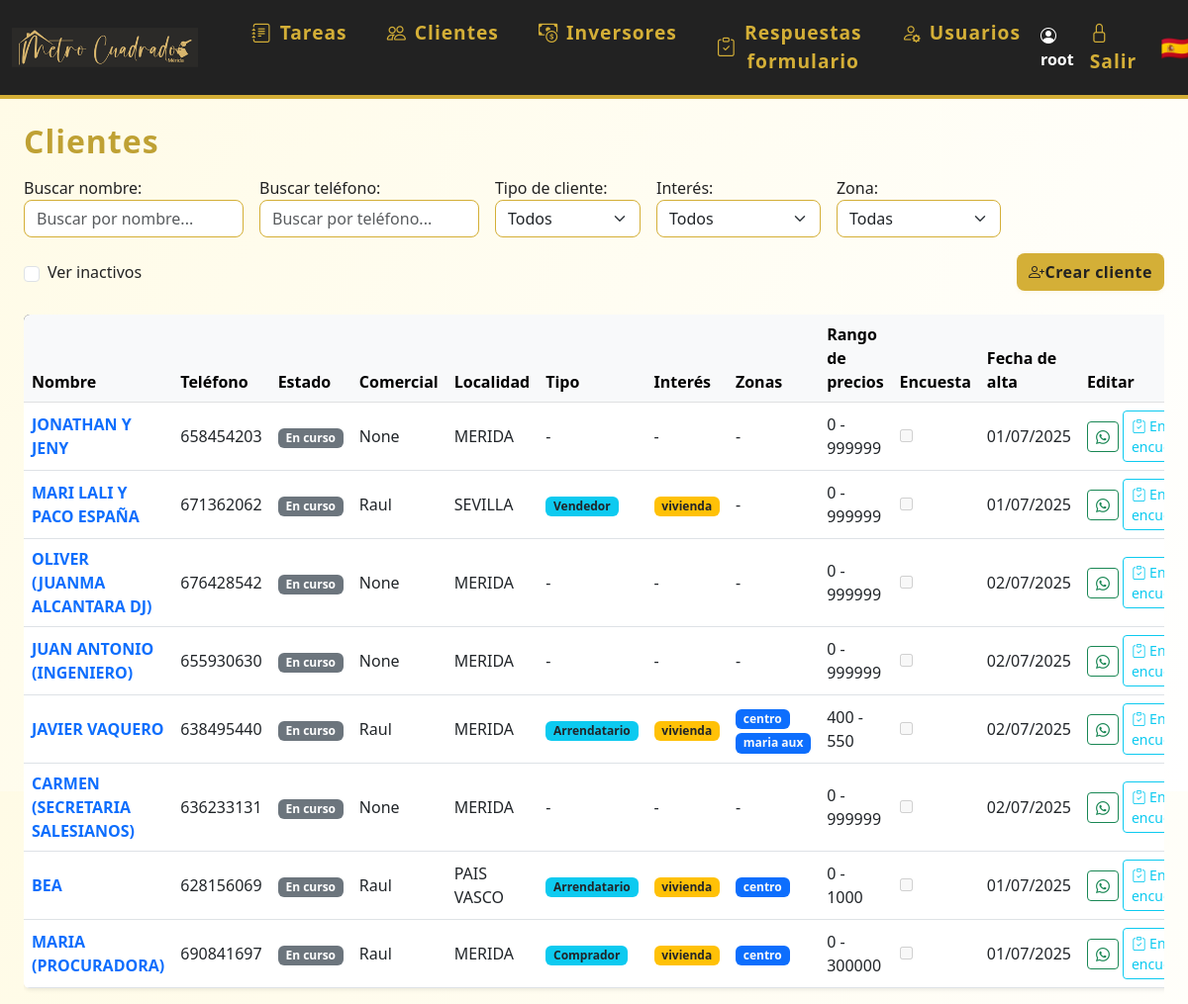
/clientes (signed in), run on an earlier commit of the app's database.
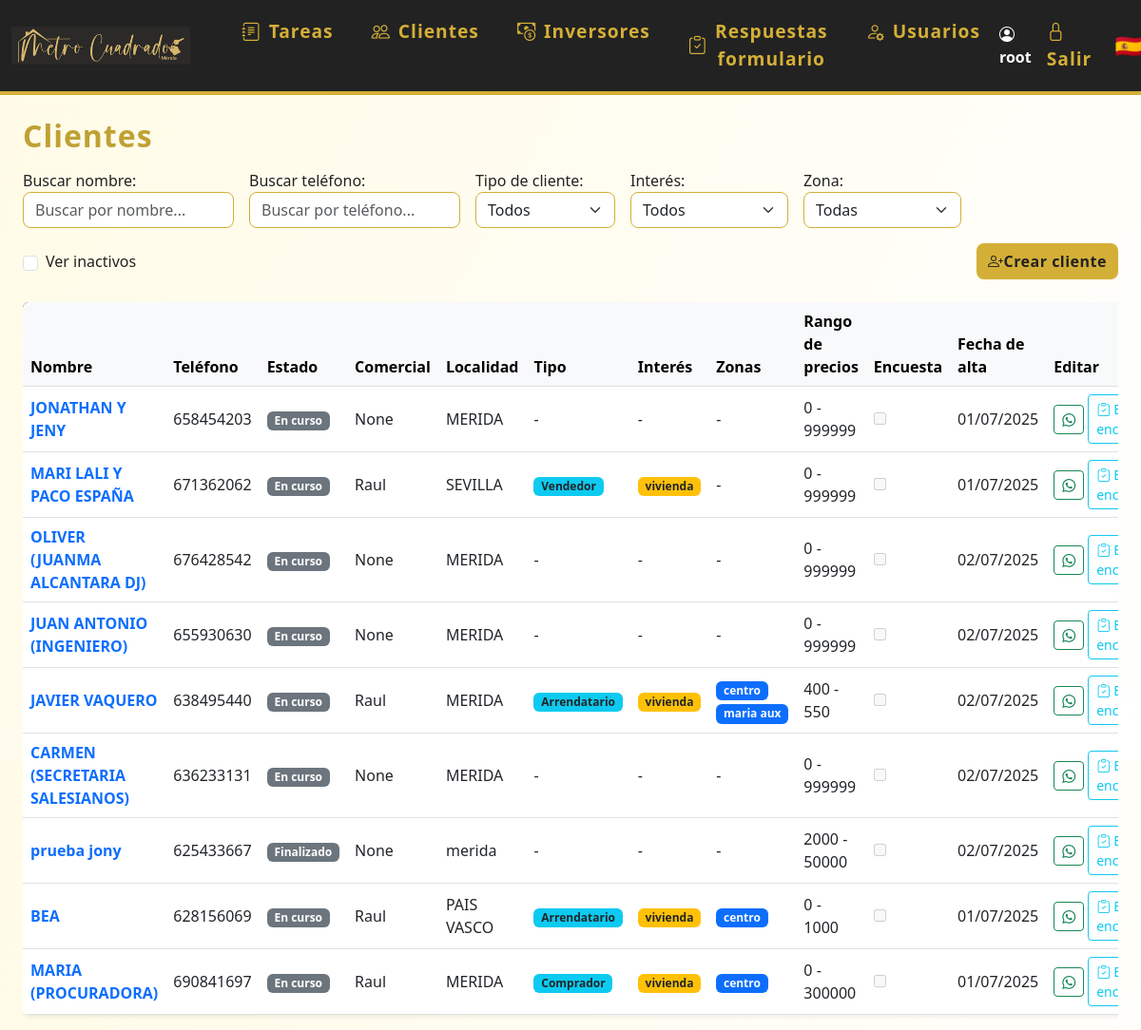
And on a later commit of the database.
### models.py (models this page shows)
class Usuario(UserMixin, db.Model):
    id = db.Column(db.Integer, primary_key=True)
    nombre = db.Column(db.String(80), unique=True, nullable=False)
    password = db.Column(db.String(200), nullable=False)
    es_admin = db.Column(db.Boolean, default=False)
    color = db.Column(db.String(7), nullable=True, default='#3788d8') # Color en formato hex, e.g., #RRGGBB
    email = db.Column(db.String(120), unique=True, nullable=True)
    telefono = db.Column(db.String(20), unique=True, nullable=True)
    activo = db.Column(db.Boolean, default=True)  # Nuevo campo para desactivar usuario
    eventos = db.relationship('Evento', backref='usuario', lazy=True)
    tareas = db.relationship('Tarea', back_populates='usuario')

class Cliente(db.Model):
    id = db.Column(db.Integer, primary_key=True)
    nombre = db.Column(db.String(120), nullable=False)
    email = db.Column(db.String(120), unique=True, nullable=True)
    telefono = db.Column(db.String(20), unique=True)
    estado = db.Column(db.String(20), nullable=False, default='en_curso') # en_curso, ha_comprado, cancelado
    localidad = db.Column(db.String(120), nullable=True)
    observaciones = db.Column(db.Text, nullable=True)
    tipo_cliente = db.Column(db.String(50), nullable=True)
    interes = db.Column(db.Text, nullable=True)
    zonas = db.Column(db.Text, nullable=True)
    precio_min = db.Column(db.Integer, nullable=True)
    precio_max = db.Column(db.Integer, nullable=True)
    encuesta_enviada = db.Column(db.Boolean, default=False)
    comercial_id = db.Column(db.Integer, db.ForeignKey('usuario.id'), nullable=True)
    fecha_creacion = db.Column(db.DateTime, default=datetime.utcnow)
    activo = db.Column(db.Boolean, default=True)  # Nuevo campo para desactivar cliente
    eventos = db.relationship('Evento', backref='cliente', lazy=True)
    tareas = db.relationship('Tarea', back_populates='cliente')
    visto_por = db.Column(db.Integer, db.ForeignKey('cliente.id'), nullable=True)

### app.py (the view)
@app.route('/clientes')
@login_required
def clientes():
    estado = request.args.get('estado')
    tipo_cliente = request.args.get('tipo_cliente')
    interes = request.args.get('interes')
    mostrar_inactivos = request.args.get('inactivos') == '1'
    query = Cliente.query
    if not mostrar_inactivos:
        query = query.filter_by(activo=True)
    if estado:
        query = query.filter_by(estado=estado)
    if tipo_cliente:
        query = query.filter_by(tipo_cliente=tipo_cliente)
    if interes:
        query = query.filter(Cliente.interes != None).filter(Cliente.interes.like(f"%{interes}%"))
    clientes = query.all()
    from datetime import datetime, time
    def fecha_hora_ultima_tarea(cliente):
        if cliente.tareas:
            return max((datetime.combine(t.fecha, t.hora or time.min) for t in cliente.tareas if t.fecha), default=None)
        return None
    clientes.sort(key=lambda c: fecha_hora_ultima_tarea(c) or datetime.min, reverse=True)
    usuarios_dict = {u.id: u.nombre for u in Usuario.query.all()}
    return render_template('clientes.html', clientes=clientes, usuarios_dict=usuarios_dict)

### app.py (called while the page is built)
@login_manager.user_loader
def load_user(user_id):
    return Usuario.query.get(int(user_id))

### templates/clientes.html (shortened to what this page needs)
{% extends 'base.html' %}
{% block content %}
<h2 class="mb-3">Clientes</h2>
<form method="get" class="mb-4" style="max-width:1300px;display:flex;gap:16px;align-items:end;flex-wrap:wrap;">
  <div style="display:flex;flex:1;gap:16px;align-items:end;flex-wrap:wrap;">
    <div style="flex:1;min-width:200px;">
        <label for="buscadorCliente">Buscar nombre:</label>
        <input type="text" id="buscadorCliente" placeholder="Buscar por nombre..." class="form-control" style="min-width:180px;">
    </div>
    <div style="flex:1;min-width:200px;">
        <label for="buscadorTelefono">Buscar teléfono:</label>
        <input type="text" id="buscadorTelefono" placeholder="Buscar por teléfono..." class="form-control" style="min-width:180px;">
    </div>
    <div>
        <label for="tipo_cliente">Tipo de cliente:</label>
        <select name="tipo_cliente" id="tipo_cliente" class="form-select" onchange="this.form.submit()">
            <option value="">Todos</option>
        </select>
    </div>
    <div>
        <label for="interes">Interés:</label>
        <select name="interes" id="interes" class="form-select" onchange="this.form.submit()">
            <option value="">Todos</option>
        </select>
    </div>
    <div>
        <label for="zona">Zona:</label>
        <select name="zona" id="zona" class="form-select" onchange="this.form.submit()">
            <option value="">Todas</option>
        </select>
    </div>
    <div style="align-self:end;min-width:120px;max-width:180px;display:flex;align-items:center;height:38px;white-space:nowrap;">
        <input class="form-check-input me-2" type="checkbox" value="1" id="mostrarInactivos" name="inactivos" onchange="this.form.submit()" {% if request.args.get('inactivos') == '1' %}checked{% endif %}>
        <label class="form-check-label" for="mostrarInactivos" style="margin-bottom:0;">Ver inactivos</label>
    </div>
  </div>
  <a href="/crear_cliente" class="btn btn-primary" style="height:38px;display:flex;align-items:center;align-self:end;margin-left:auto;"><i class="bi bi-person-plus"></i> Crear cliente</a>
</form>
<div class="table-responsive">
<table class="table table-hover align-middle shadow-sm bg-white rounded" style="min-width:1300px;">
    <thead class="table-light">
        <tr>
            <th>Nombre</th>
            <th>Teléfono</th>
            <th>Estado</th>
            <th>Comercial</th>
            <th>Localidad</th>
            <th>Tipo</th>
            <th>Interés</th>
            <th>Zonas</th>
            <th>Rango de precios</th>
            <th>Encuesta</th>
            <th>Fecha de alta</th>
            <th>Editar</th>
        </tr>
    </thead>
    <tbody>
    {% for cliente in clientes %}
        <tr>
            <td>
                <a href="/editar_cliente/{{ cliente.id }}" class="fw-bold text-decoration-none">{{ cliente.nombre }}</a>
            </td>
            <td>{{ cliente.telefono }}</td>
            <td>
                <span class="badge bg-secondary">
                  {% if cliente.estado == 'pendiente' %}Standby{% else %}{{ cliente.estado.replace('_', ' ').capitalize() }}{% endif %}
                </span>
            </td>
            <td>{{ cliente.comercial_id if not cliente.comercial_id else (usuarios_dict[cliente.comercial_id] if usuarios_dict and cliente.comercial_id in usuarios_dict else 'Sin asignar') }}</td>
            <td>{{ cliente.localidad or '-' }}</td>
            <td>
                {% if cliente.tipo_cliente %}
                  <span class="badge bg-info text-dark">{{ cliente.tipo_cliente.capitalize() }}</span>
                {% else %}-{% endif %}
            </td>
            <td>
                {% if cliente.interes %}
                  {% for interes in cliente.interes.split(',') %}
                    <span class="badge bg-warning text-dark">{{ interes }}</span>
                  {% endfor %}
                {% else %}-{% endif %}
            </td>
            <td>
                {% if cliente.zonas %}
                  {% for zona in cliente.zonas.split(',') %}
                    <span class="badge bg-primary text-light">{{ zona }}</span>
                  {% endfor %}
                {% else %}-{% endif %}
            </td>
            <td>
              {{ cliente.precio_min if cliente.precio_min is not none else 0 }} - {{ cliente.precio_max if cliente.precio_max is not none else 999999 }}
            </td>
            <td><input type="checkbox" disabled {% if cliente.encuesta_enviada %}checked{% endif %}></td>
            <td>{% if cliente.fecha_creacion %}{{ cliente.fecha_creacion.strftime('%d/%m/%Y') }}{% else %}-{% endif %}</td>
            <td>
              <div class="d-inline-flex align-items-center gap-1">
                {% if cliente.telefono %}
                  <a href="https://wa.me/{{ cliente.telefono|replace(' ', '') }}" title="Enviar WhatsApp" class="btn btn-outline-success btn-sm whatsapp-btn" data-telefono="{{ cliente.telefono|replace(' ', '') }}">
                    <i class="bi bi-whatsapp"></i>
                  </a>
                  {% if not cliente.encuesta_enviada %}
                    <a href="#" class="btn btn-outline-info btn-sm encuesta-btn" data-telefono="{{ cliente.telefono|replace(' ', '') }}" data-nombre="{{ cliente.nombre|urlencode }}" title="Enviar encuesta">
                      <i class="bi bi-clipboard-check"></i> Enviar encuesta
                    </a>
                  {% endif %}
                {% endif %}
              </div>
            </td>
        </tr>
    {% else %}
        <tr><td colspan="14"><em>No hay clientes registrados.</em></td></tr>
    {% endfor %}
    </tbody>
</table>
</div>
{% endblock %}

### templates/base.html (shortened to what this page needs)
<!DOCTYPE html>
<html lang="es">
<head>
    <link rel="stylesheet" href="https://cdn.jsdelivr.net/npm/bootstrap@5.3.0/dist/css/bootstrap.min.css">
    <link rel="stylesheet" href="{{ url_for('static', filename='estilos.css') }}">
    <link rel="stylesheet" href="https://cdn.jsdelivr.net/npm/bootstrap-icons@1.10.5/font/bootstrap-icons.css">
</head>
<body class="d-flex flex-column vh-100">
{% if request.path != '/login' %}
<nav class="navbar navbar-expand-lg mb-4">
  <div class="container-fluid">
    <a class="navbar-brand d-flex align-items-center" href="/">
      <img src="{{ url_for('static', filename='logoraul.png') }}" alt="Logo" style="height:70px;margin-right:18px;">
    </a>
    <div class="collapse navbar-collapse" id="navbarNav">
      <ul class="navbar-nav me-auto mb-2 mb-lg-0">
        <li class="nav-item mx-1">
          <a class="nav-link btn btn-outline-success rounded-pill px-3 d-flex align-items-center gap-2" href="/">
            <i class="bi bi-journal-text"></i> Tareas
          </a>
        </li>
        <li class="nav-item mx-1">
          <a class="nav-link btn btn-outline-primary rounded-pill px-3 d-flex align-items-center gap-2" href="/clientes">
            <i class="bi bi-people"></i> Clientes
          </a>
        </li>
        <li class="nav-item mx-1">
          <a class="nav-link btn btn-outline-danger rounded-pill px-3 d-flex align-items-center gap-2" href="/inversores">
            <i class="bi bi-cash-coin"></i> Inversores
          </a>
        </li>
        {% if current_user.is_authenticated %}
        <li class="nav-item mx-1">
          <a class="nav-link btn btn-outline-secondary rounded-pill px-3 d-flex align-items-center gap-2" href="/respuestas_formulario">
            <i class="bi bi-clipboard-check"></i> Respuestas formulario
          </a>
        </li>
        {% endif %}
        {% if current_user.is_authenticated and current_user.es_admin %}
        <li class="nav-item mx-1">
          <a class="nav-link btn btn-outline-dark rounded-pill px-3 d-flex align-items-center gap-2" href="/usuarios">
            <i class="bi bi-person-gear"></i> Usuarios
          </a>
        </li>
        {% endif %}
      </ul>
      <ul class="navbar-nav align-items-center">
        {% if current_user.is_authenticated %}
        <li class="nav-item me-2">
          <span class="navbar-text fw-bold text-white"><i class="bi bi-person-circle"></i> {{ current_user.nombre }}</span>
        </li>
        <li class="nav-item"><a class="nav-link" href="/logout" title="Salir"><span class="bi bi-lock"></span> Salir</a></li>
        {% else %}
        <li class="nav-item"><a class="nav-link" href="/login" title="Entrar"><span class="bi bi-lock"></span> Entrar</a></li>
        {% endif %}
        <li class="nav-item ms-3"><span class="fs-4">🇪🇸</span></li>
      </ul>
    </div>
  </div>
</nav>
{% endif %}
<div class="container-fluid flex-grow-1 d-flex flex-column px-4">
    {% block content %}{% endblock %}
</div>
</body>
</html>

### static/estilos.css (style rules this page uses)
body { background: linear-gradient(120deg, #fffbe6 0%, #fff 100%); font-family: 'Segoe UI', 'Arial', sans-serif; color: #222; }
.navbar { background: #222 !important; border-bottom: 4px solid #d4af37; }
.navbar-brand, .navbar-nav .nav-link { color: #d4af37 !important; font-weight: 600; font-size: 1.2rem; letter-spacing: 1px; }
.navbar-brand img { height: 40px; margin-right: 10px; }
.btn-primary, .btn-success { background: #d4af37; border: none; color: #222; font-weight: 600; border-radius: 8px; box-shadow: 0 1px 4px rgba(212,175,55,0.10), 0 0 0 0 #d4af37; letter-spacing: 0.5px; transition: background 0.2s, color 0.2s, box-shadow 0.2s; }
.table thead { background: #222; color: #d4af37; }
h2 { color: #bfa134; font-weight: 700; letter-spacing: 1px; margin-bottom: 1.2rem; }
.form-control, .form-select { border-radius: 8px; border: 1.5px solid #d4af37; box-shadow: none; transition: border 0.2s, box-shadow 0.2s; }
.table { border-radius: 12px; overflow: hidden; box-shadow: 0 1px 8px rgba(212,175,55,0.07); }

What changed in the data, as far as the page shows it:
now on this page (row edited): Cliente: nombre "prueba jony", telefono "625433667", estado.replace "Finalizado", comercial "None", localidad "merida", precio_min "2000", precio_max "50000", fecha_creacion "02/07/2025", shown under "Clientes"
